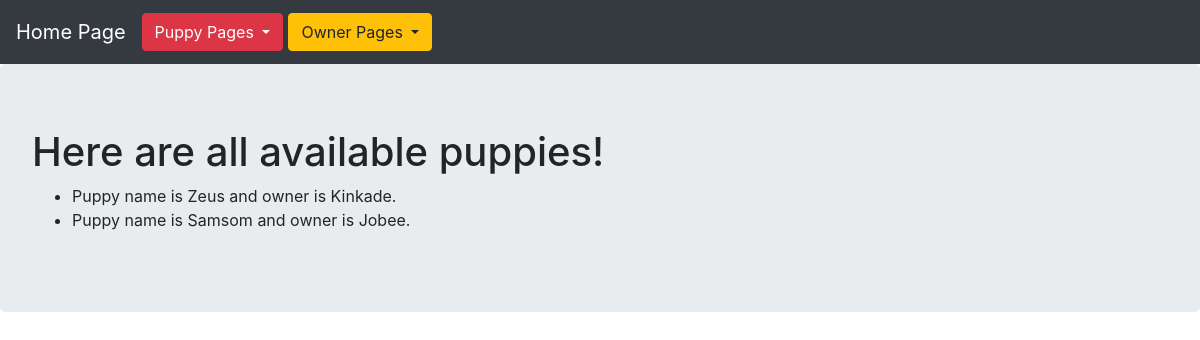
Page /puppies/ on the earlier database version.
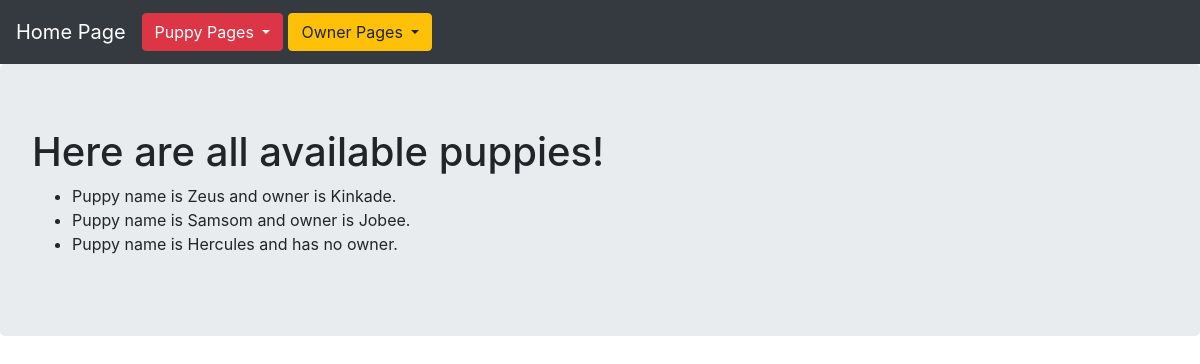
Same page on the later database version.
### myproject/models.py (models this page shows, shortened)
class Puppy(database.Model):
    __tablename__ = 'puppies'
    id = database.Column(database.Integer,primary_key=True)
    name = database.Column(database.Text)
    owner = database.relationship('Owner',backref='puppy',uselist=False)
    def __repr__(self):
        if self.owner:
            return f'Puppy name is {self.name} and owner is {self.owner.name}.'
        else:
            return f'Puppy name is {self.name} and has no owner.'

class Owner(database.Model):
    __tablename__ = 'owners'
    id = database.Column(database.Integer,primary_key=True)
    name = database.Column(database.Text)
    puppy_id = database.Column(database.Integer,database.ForeignKey('puppies.id'))

### myproject/puppies/views.py (the view)
@puppies_blueprint.route('/')
def list():
    puppies = Puppy.query.all()
    return render_template('list.html',puppies=puppies)

### myproject/puppies/templates/puppies/list.html
{% extends "base.html"%}
{% block content %}
<div class="jumbotron">
  <h1>Here are all available puppies!</h1>
  <ul>
    {% for pup in puppies %}
      <li>{{pup}}</li>
    {% endfor %}
  </ul>
</div>
{% endblock %}

### myproject/templates/base.html (shortened to what this page needs)
<!DOCTYPE html>
<html lang="en" dir="ltr">
  <head>
    <link rel="stylesheet" href="https://stackpath.bootstrapcdn.com/bootstrap/4.1.1/css/bootstrap.min.css">
  </head>
  <body>
      <nav class="navbar navbar-expand-lg navbar-dark bg-dark">
        <a class="navbar-brand" href="{{url_for('index')}}" style="color:white">Home Page</a>
         <div class="dropdown">
          <button class="btn btn-danger dropdown-toggle" type="button" id="dropdownMenuButton_puppy" data-toggle="dropdown" aria-haspopup="true" aria-expanded="false">
            Puppy Pages
          </button>
        </div>
        <div class="dropdown" style='margin:5px;'>
         <button class="btn btn-warning dropdown-toggle" type="button" id="dropdownMenuButton_owner" data-toggle="dropdown" aria-haspopup="true" aria-expanded="false">
           Owner Pages
         </button>
       </div>
      </nav>
  {% block content %}{% endblock %}
  </body>
</html>

Differences in the rows shown:
added Puppy: name "Puppy name is Hercules and has no owner."
